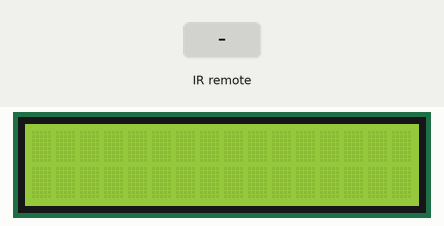
Simulated run of this sketch. Board: Arduino Uno, built with avr-gcc and run on an emulated ATmega328P. Parts: 16×2 character LCD. The inputs (shaded band) are chosen by the test bench. What the sketch prints to the serial monitor is not drawn.

Above: at 1.2 s.
1.3 s: infrared code 0xEA15FF00 received
At 1.49 s:
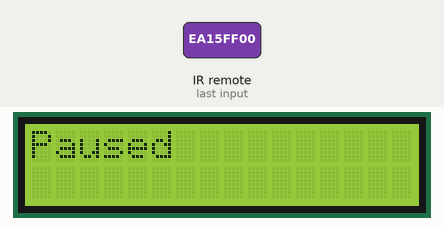
3.4 s: infrared code 0xF807FF00 received
At 5.44 s:
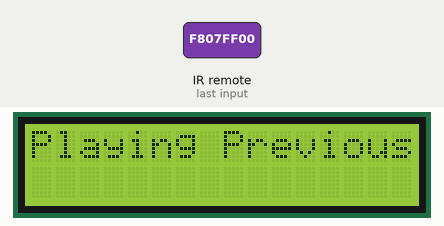
7.3 s: infrared code 0xF609FF00 received
At 9.4 s:
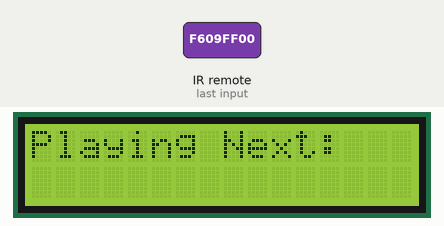
11.3 s: infrared code 0xBF40FF00 received
At 13.36 s:
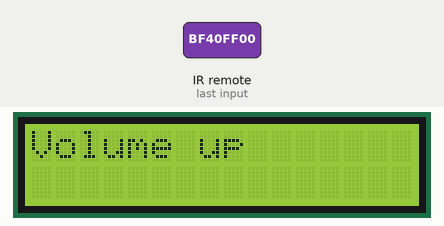
15.2 s: infrared code 0xE619FF00 received
At 17.31 s:
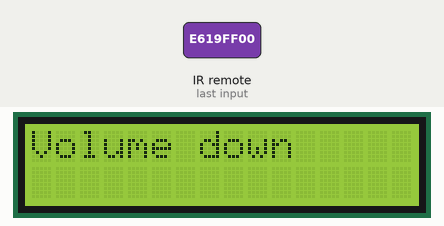

Measured:
- after the input at 1.3 s, the display: changes after 0.07 s (image 1)
- after the input at 3.4 s, the display: first differs from a run without the input after 1.9 s (image 2)
- after the input at 7.3 s, the display: first differs from a run without the input after 2.0 s (image 3)
- after the input at 11.3 s, the display: first differs from a run without the input after 1.9 s (image 4)
- after the input at 15.2 s, the display: first differs from a run without the input after 2.0 s (image 5)

The sketch:

Arduino.ino
```cpp
/*
 * @Brief: Arduino Prototyping Course 2023 UNIVR -- Arduino/C++ Code.
 * @Author: Alessandro Aldegheri VR471346, Michele Cipriani  VR471337
 */

// including the LCD's library to use its functions.
#include <LiquidCrystal.h>

// including the IR Remote library to use its functions.
#include <IRremote.h>

// declaring the LCD pins.
LiquidCrystal lcd(13, 8, 9, 10, 11, 12);

// declaring the IR receiever pin to 7.
const int recv_pin = 7;

// code to create a receiver object using the 'IRrecv' function.
IRrecv irrecv(recv_pin);

// code to declare a results object.
decode_results results;

// creating a variable to store the song name that is sent from the ESP32 through the serial port.
String readSong = " ";

//debug
String oldSong = "";

// to find out if the song is to be stop or to resume
int flag;
int count;

// SETUP
void setup()
{

  // code to enable the receiver that we created.
  irrecv.enableIRIn();

  // initializing the lcd
  lcd.begin(16, 2);

  // initializing the flags
  flag = 0;
  count = 1;

  // initializing the serial monitor.
  Serial.begin(9600);

  // changing the serial's timing to wait for stream data to 0.
  Serial.setTimeout(0);
}

// MAIN-LOOP
void loop()
{

  delay(900);

  // updating the created variable to read the song from ESP32
  readSong = Serial.readString();
  if (readSong!=""){
    oldSong = readSong;
  }
  // setting the cursor on the 1602 LCD
  lcd.setCursor(0, 1);

  // print the song to the LCD display
  if (readSong==""){
    lcd.print(oldSong);
  }else {
    lcd.print(readSong);
  }


  delay(400);

  // creating an if-statement to decode the signal sent from the transmitter, which is the remote. We store the signal in the 'results' variable.
  if (irrecv.decode())
  {

    // withdrawing the exadecimal value sent by the remote.
    results.value = irrecv.decodedIRData.decodedRawData;

    // creating a switch to compare the value to multiple cases.
    switch (results.value)
    {

    // CASE: 1. represents the pause button.
    case 0xEA15FF00:

      // setting the cursor on the 1602 LCD
      lcd.setCursor(0, 0);

      // printing the keyword 'stop' to the serial monitor for recognition by the ESP32 script.
      Serial.println("stop");

      // checking if the song is being paused or resumed
      if (count % 2 == 0 && flag == 0)
      {
        // printing the 'Resume' string on the 1602 LCD.
        lcd.print("Resume");
      }
      else
      {
        // printing the 'Paused' string on the 1602 LCD.
        lcd.print("Paused");
        flag = 0;
      }

      count++;
      delay(250);
      break;

    // CASE: 2. represents the previous button.
    case 0xF807FF00:

      // printing the keyword 'back' to the serial monitor for recognition by the ESP32  script.
      Serial.println("back");

      // setting the cursor on the 1602 LCD
      lcd.setCursor(0, 0);

      // printing the 'Playing Previous:' string on the 1602 LCD.
      lcd.print("Playing Previous:");

      delay(250);
      flag = 1;
      break;

    // CASE: 3. represents the forward button.
    case 0xF609FF00:

      // printing the keyword 'next' to the serial monitor for recognition by the ESP32 script.
      Serial.println("next");

      // setting the cursor on the 1602 LCD
      lcd.setCursor(0, 0);

      // code to print 'Playing Next:' string on the 1602 LCD.
      lcd.print("Playing Next:");

      delay(250);
      flag = 1;
      break;

    // CASE: 4. represents the volume up button.
    case 0xBF40FF00:

      // printing the keyword 'up' to the serial monitor for recognition by the ESP32 script.
      Serial.println("up");

      // setting the cursor on the 1602 LCD
      lcd.setCursor(0, 0);

      // code to print 'Volume up' string on the 1602 LCD.
      lcd.print("Volume up");

      delay(250);
      break;

    // CASE: 5. represents the volume down button.
    case 0xE619FF00:

      // printing the keyword 'down' to the serial monitor for recognition by the ESP32 script.
      Serial.println("down");

      // setting the cursor on the 1602 LCD
      lcd.setCursor(0, 0);

      // code to print 'Volume down' string on the 1602 LCD.
      lcd.print("Volume down");

      delay(250);
      break;
    }

    // code to allow the receiver resume for the next data sent through the transmitter.
    irrecv.resume();
  }

  // creating a for-loop to add the scrolling effect.
  for (int counter = 0; counter < 16; counter++)
  {

    // scrolling one position to the right.
    lcd.scrollDisplayRight();

    // adding a delay to create an effect.
    delay(150);
  }

  // clearing the lcd after each iteration of the main-loop.
  lcd.clear();
}
```
